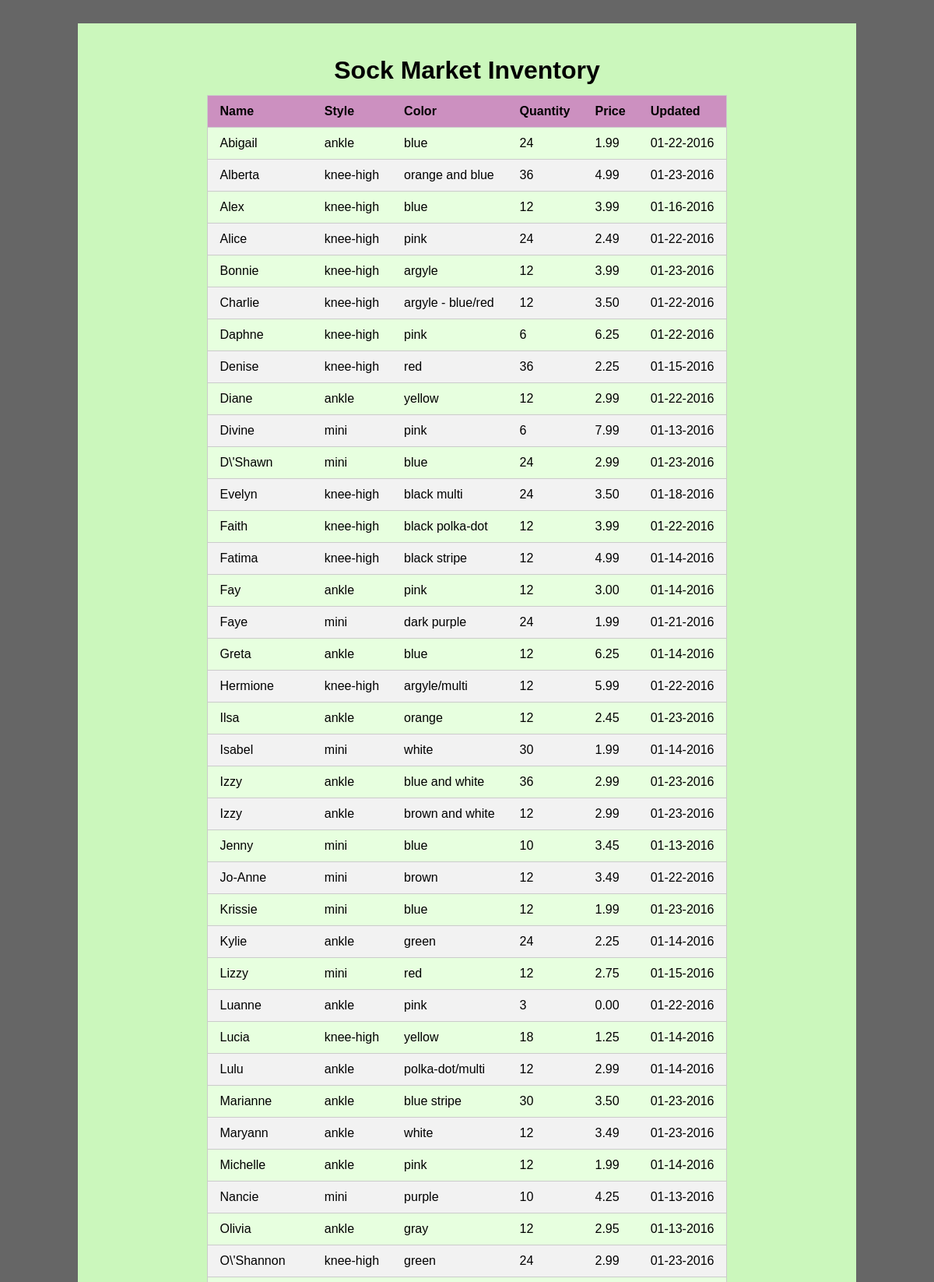
The page /inventory.php (upper part) on the database its author committed.
### tables this page shows
CREATE TABLE `socks` (
  `id` int(11) NOT NULL,
  `name` text NOT NULL,
  `style` text NOT NULL,
  `color` text NOT NULL,
  `quantity` int(11) NOT NULL,
  `price` decimal(16,2) NOT NULL,
  `updated` text NOT NULL
);

### inventory.php (the view, shortened to what this page needs)
<?php include 'database.php'; ?>
<?php
	$query = "SELECT * FROM socks ORDER BY name";
	$socks = mysqli_query($conn, $query);
?>
<!DOCTYPE html>
<html lang="en">
<head>
    <link rel="stylesheet" href="css/main.css">
    <link rel="stylesheet" href="css/table.css">
</head>
<body>
<div id="container">
<h1>Sock Market Inventory</h1>
<table>
    <tr>
        <th>Name</th>
        <th>Style</th>
        <th>Color</th>
        <th>Quantity</th>
        <th>Price</th>
        <th>Updated</th>
    </tr>
<?php while($row = mysqli_fetch_assoc($socks)) :  ?>
<tr>
    <td><?php echo $row['name']; ?></td>
    <td><?php echo $row['style']; ?></td>
    <td><?php echo $row['color']; ?></td>
    <td><?php echo $row['quantity']; ?></td>
    <td><?php echo $row['price']; ?></td>
    <td><?php echo $row['updated']; ?></td>
</tr>
<?php endwhile;  ?>
</table>
</div>
</body>
</html>

### css/main.css (style rules this page uses)
* { -webkit-box-sizing: border-box; -moz-box-sizing: border-box; box-sizing: border-box; }
body { margin: 0; background: #666; color: #000; font-family: Calibri, sans-serif; font-size: 100%; line-height: 1.5em; }
#container { max-width: 800px; margin: 30px auto; background: #cbf7bc; padding: 3em; }
h1 { text-align: center; margin: 0; }

### css/table.css (style rules this page uses)
#container { max-width: 1000px; margin: 30px auto; background: #cbf7bc; padding: 3em; }
table { border-collapse: collapse; border-spacing: 0; empty-cells: show; border: 1px solid #cbcbcb; background: #e7ffdf; margin: 20px auto; }
td, th { border-left: 1px solid #cbcbcb; border-width: 0 0 0 1px; font-size: inherit; margin: 0; overflow: visible; padding: 0.5em 1em; }
th { background: #cc90c0; text-align: left; vertical-align: bottom; }
tr:nth-child(2n-1) td { background: #f2f2f2; }
td, th { border-width: 0 0 1px 0; border-bottom: 1px solid #cbcbcb; }

### rows shown on the page
socks: name "Abigail", style "ankle", color "blue", quantity "24", price "1.99", updated "01-22-2016"
socks: name "Alberta", style "knee-high", color "orange and blue", quantity "36", price "4.99", updated "01-23-2016"
socks: name "Alex", style "knee-high", color "blue", quantity "12", price "3.99", updated "01-16-2016"
socks: name "Alice", style "knee-high", color "pink", quantity "24", price "2.49", updated "01-22-2016"
socks: name "Bonnie", style "knee-high", color "argyle", quantity "12", price "3.99", updated "01-23-2016"
socks: name "Charlie", style "knee-high", color "argyle - blue/red", quantity "12", price "3.50", updated "01-22-2016"
socks: name "Daphne", style "knee-high", color "pink", quantity "6", price "6.25", updated "01-22-2016"
socks: name "Denise", style "knee-high", color "red", quantity "36", price "2.25", updated "01-15-2016"
socks: name "Diane", style "ankle", color "yellow", quantity "12", price "2.99", updated "01-22-2016"
socks: name "Divine", style "mini", color "pink", quantity "6", price "7.99", updated "01-13-2016"
socks: name "D\\'Shawn", style "mini", color "blue", quantity "24", price "2.99", updated "01-23-2016"
socks: name "Evelyn", style "knee-high", color "black multi", quantity "24", price "3.50", updated "01-18-2016"
socks: name "Faith", style "knee-high", color "black polka-dot", quantity "12", price "3.99", updated "01-22-2016"
socks: name "Fatima", style "knee-high", color "black stripe", quantity "12", price "4.99", updated "01-14-2016"
socks: name "Fay", style "ankle", color "pink", quantity "12", price "3.00", updated "01-14-2016"
socks: name "Faye", style "mini", color "dark purple", quantity "24", price "1.99", updated "01-21-2016"
socks: name "Greta", style "ankle", color "blue", quantity "12", price "6.25", updated "01-14-2016"
socks: name "Hermione", style "knee-high", color "argyle/multi", quantity "12", price "5.99", updated "01-22-2016"
socks: name "Ilsa", style "ankle", color "orange", quantity "12", price "2.45", updated "01-23-2016"
socks: name "Isabel", style "mini", color "white", quantity "30", price "1.99", updated "01-14-2016"
socks: name "Izzy", style "ankle", color "blue and white", quantity "36", price "2.99", updated "01-23-2016"
socks: name "Izzy", style "ankle", color "brown and white", quantity "12", price "2.99", updated "01-23-2016"
socks: name "Jenny", style "mini", color "blue", quantity "10", price "3.45", updated "01-13-2016"
socks: name "Jo-Anne", style "mini", color "brown", quantity "12", price "3.49", updated "01-22-2016"
socks: name "Krissie", style "mini", color "blue", quantity "12", price "1.99", updated "01-23-2016"
socks: name "Kylie", style "ankle", color "green", quantity "24", price "2.25", updated "01-14-2016"
socks: name "Lizzy", style "mini", color "red", quantity "12", price "2.75", updated "01-15-2016"
socks: name "Luanne", style "ankle", color "pink", quantity "3", price "0.00", updated "01-22-2016"
socks: name "Lucia", style "knee-high", color "yellow", quantity "18", price "1.25", updated "01-14-2016"
socks: name "Lulu", style "ankle", color "polka-dot/multi", quantity "12", price "2.99", updated "01-14-2016"
socks: name "Marianne", style "ankle", color "blue stripe", quantity "30", price "3.50", updated "01-23-2016"
socks: name "Maryann", style "ankle", color "white", quantity "12", price "3.49", updated "01-23-2016"
socks: name "Michelle", style "ankle", color "pink", quantity "12", price "1.99", updated "01-14-2016"
socks: name "Nancie", style "mini", color "purple", quantity "10", price "4.25", updated "01-13-2016"
socks: name "Olivia", style "ankle", color "gray", quantity "12", price "2.95", updated "01-13-2016"
socks: name "O\\'Shannon", style "knee-high", color "green", quantity "24", price "2.99", updated "01-23-2016"
